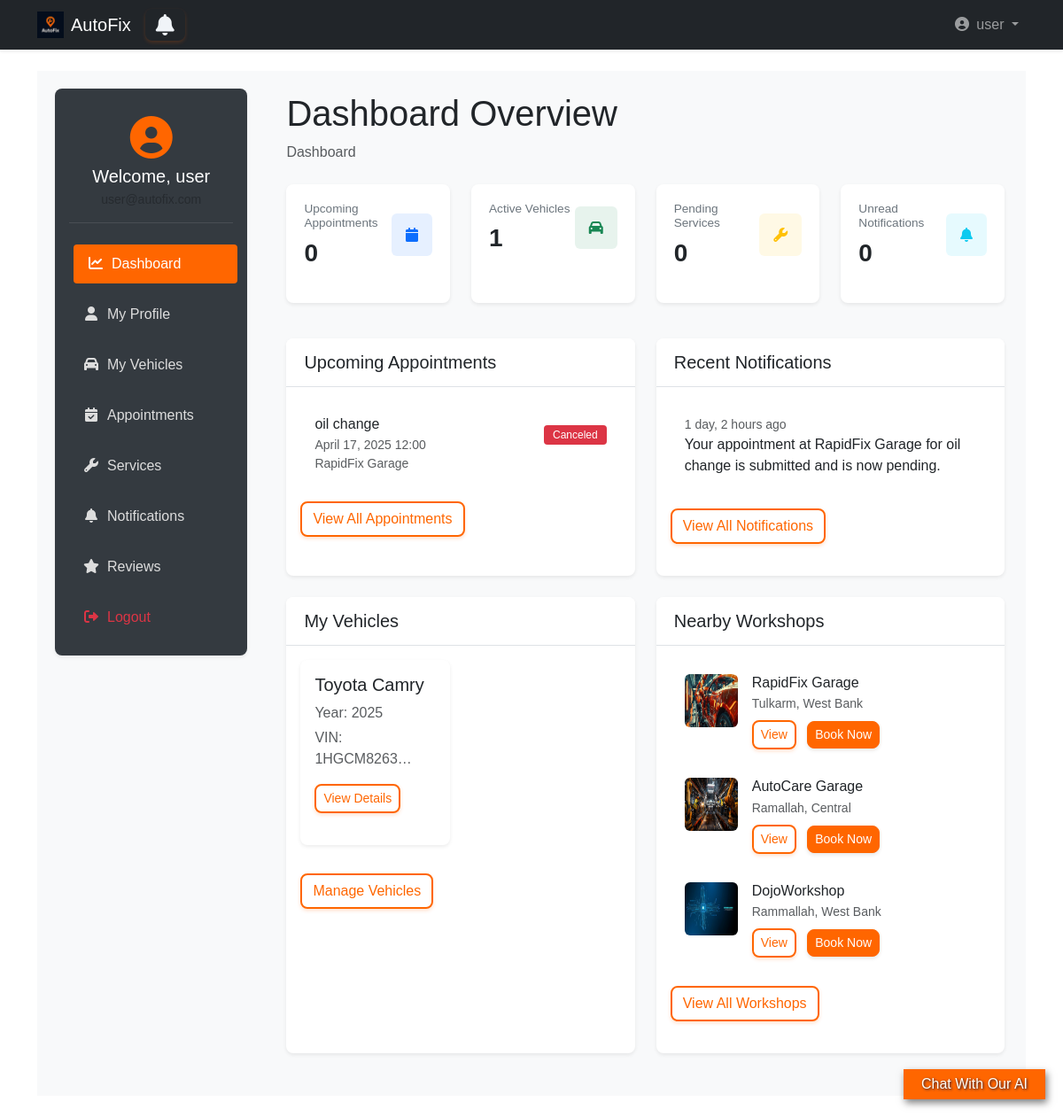
Before: /user_dashboard/user/dashboard/ (signed in) with the older database file.
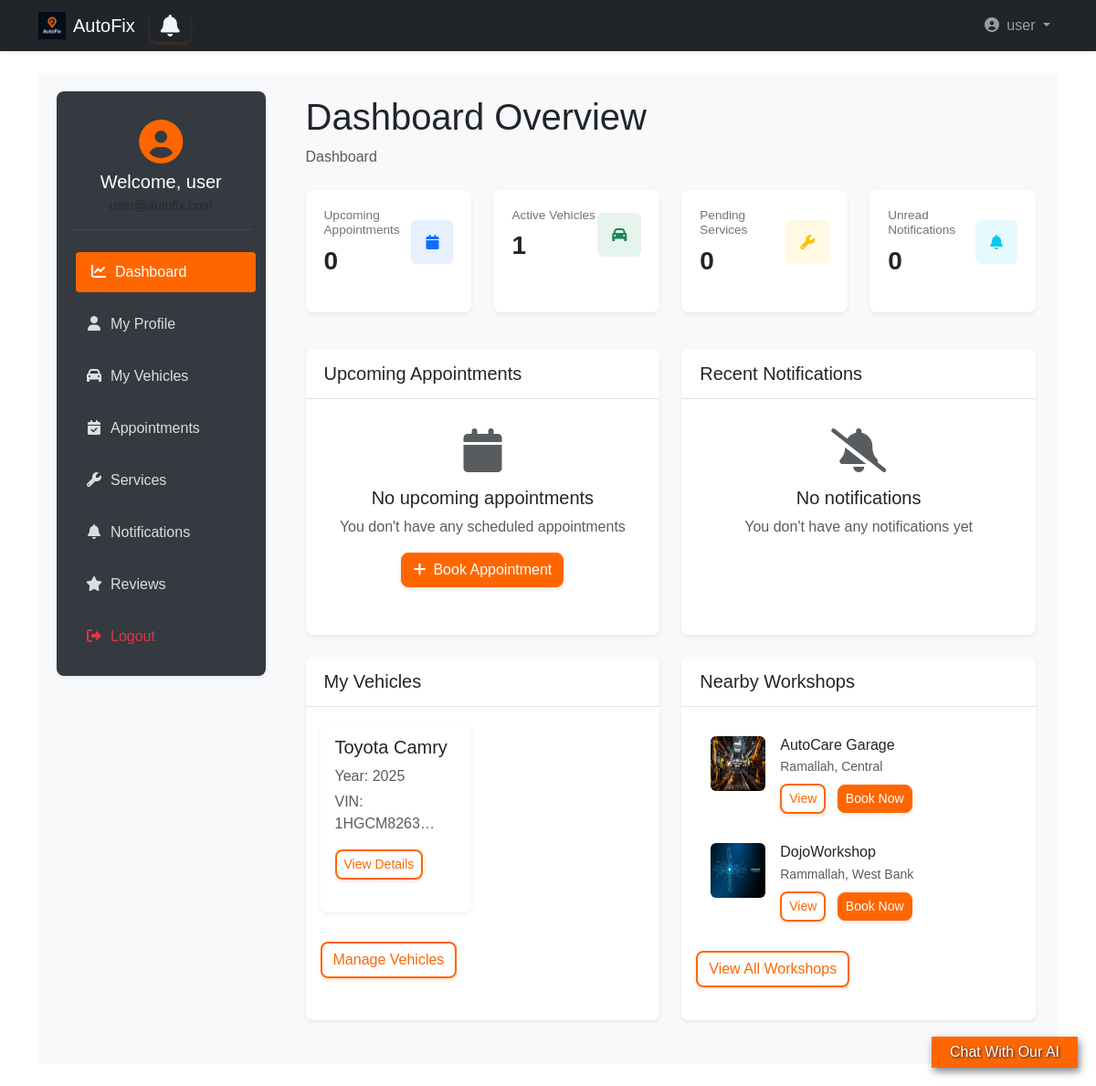
After: the same page with the newer database file.
### bookings/models.py (models this page shows, shortened)
class Booking(models.Model):
    STATUS_CHOICES = [
        ('pending', 'Pending'),
        ('confirmed', 'Confirmed'),
        ('completed', 'Completed'),
        ('canceled', 'Canceled'),
    ]
    user = models.ForeignKey(User, on_delete=models.CASCADE)
    car = models.ForeignKey(Car, on_delete=models.CASCADE, null=True, related_name='car_bookings')
    workshop = models.ForeignKey(Workshop, on_delete=models.CASCADE)
    service = models.ForeignKey(Service, on_delete=models.CASCADE, related_name='booking')
    appointment_date = models.DateTimeField()
    status = models.CharField(max_length=20, choices=STATUS_CHOICES, default='pending')
    created_at = models.DateTimeField(auto_now_add=True)
    objects = BookingManger()
    class Meta:
        ordering = ['-appointment_date']

class Notification(models.Model):
    user = models.ForeignKey(User, on_delete=models.CASCADE)
    message = models.CharField(max_length=255)  # Short message for the notification
    is_read = models.BooleanField(default=False)  # Whether the user has read the notification
    created_at = models.DateTimeField(auto_now_add=True)  # Timestamp when created
    booking = models.ForeignKey(Booking, on_delete=models.CASCADE, related_name='notifications')  # Link to a booking
    class Meta:
        ordering = ['-created_at']  # Order by newest first

### workshops/models.py (models this page shows, shortened)
class Service(models.Model):
    workshop = models.ForeignKey(Workshop, on_delete=models.CASCADE, related_name='services')
    name = models.CharField(max_length=255)
    price = models.DecimalField(max_digits=10, decimal_places=2)
    description = models.TextField(blank=True)
    duration = models.PositiveIntegerField(help_text="Duration in minutes")

class Workshop(models.Model):
    name = models.CharField(max_length=255)
    address = models.ForeignKey(Address, on_delete=models.CASCADE)
    phone = models.CharField(max_length=15)
    description = models.TextField(blank=True)
    image = models.ImageField(upload_to='workshops_images/', null=True, blank=True)
    owner = models.OneToOneField(User, on_delete=models.CASCADE, related_name="workshop", null=True)

### cars/models.py (models this page shows, shortened)
class Car(models.Model):
    user = models.ForeignKey(User, on_delete=models.CASCADE)
    make = models.CharField(max_length=255)
    model = models.CharField(max_length=255)
    year = models.IntegerField(null=True, blank=True)
    vin = models.CharField(max_length=17, unique=True)
    objects = CarManager()

### locations/models.py (models this page shows, shortened)
class Address(models.Model):
    street = models.CharField(max_length=255)
    city = models.CharField(max_length=255)
    region = models.CharField(max_length=255)
    country = models.CharField(max_length=255)
    postal_code = models.CharField(max_length=20)
    latitude = models.FloatField(blank=True, null=True)
    longitude = models.FloatField(blank=True, null=True)
    objects = AddressManager()
    class Meta:
        verbose_name_plural = "Addresses"

### user_dashboard/views.py (the view)
# urls.py: path('user_dashboard/', include('user_dashboard.urls')),
def user_dashboard(request):
    if request.user.is_authenticated and not ( request.user.is_workshop_owner or request.user.is_superuser ):
        upcoming_appointments = Booking.objects.filter(
           user=request.user,
           appointment_date__gte=datetime.date.today(),
           appointment_date__lte=datetime.date.today() + datetime.timedelta(days=30),
        ).order_by('appointment_date')[:5]
        recent_notifications = Notification.objects.filter(
           user=request.user,
        ).order_by('-created_at')[:5]
        user_cars = Car.objects.filter(user=request.user)
        nearby_workshops = Workshop.objects.all()[:3]
        stats = {
            'upcoming_appointments': Booking.objects.filter(
                user=request.user,
                appointment_date__gte=datetime.date.today(),
                status__in=['pending', 'confirmed']
             ).count(),
             'active_vehicles': user_cars.count(),
             'pending_services': 0,  # This would come from maintenance reminders
             'unread_notifications': Notification.objects.filter(
                user=request.user,
                is_read=False
              ).count()
        }
        context = {
            'upcoming_appointments': upcoming_appointments,
            'recent_notifications': recent_notifications,
            'user_cars': user_cars,
            'nearby_workshops': nearby_workshops,
            'stats': stats,
        }
        return render(request, 'user_dashboard/dashboard.html', context)
    return redirect('landing:main')

### accounts/models.py (called while the page is built)
    def get_short_name(self):
        return self.first_name

### templates/user_dashboard/dashboard.html (shortened to what the changed rows need)
{% extends 'base2.html' %}
{% load static bootstrap5 %}
{% block extra_css %}
<link rel="stylesheet" href="{% static 'css/user_dashboard.css' %}">
{% endblock %}
{% block content %}
<div class="wrapper d-flex">
    <main class="main-content flex-grow-1 p-4">
        <div class="dashboard-header mb-4">
            <h1>Dashboard Overview</h1>
        </div>
        <div class="row">
            <div class="col-lg-6 mb-4">
                <div class="card shadow-sm h-100">
                    <div class="card-body">
                        {% if upcoming_appointments %}
                            <div class="list-group">
                                {% for appointment in upcoming_appointments %}
                                <div class="list-group-item border-0 py-3">
                                    <div class="d-flex justify-content-between align-items-center">
                                        <div>
                                            <h6 class="mb-1">{{ appointment.service.name }}</h6>
                                            <small class="text-muted">{{ appointment.appointment_date|date:"F j, Y H:i" }}</small>
                                        </div>
                                        <span class="badge
                                            {% if appointment.status == 'confirmed' %}bg-primary
                                            {% elif appointment.status == 'pending' %}bg-warning text-dark
                                            {% elif appointment.status == 'completed' %}bg-secondary
                                            {% else %}bg-danger{% endif %}">
                                            {{ appointment.get_status_display }}
                                        </span>
                                    </div>
                                    <small class="text-muted">{{ appointment.workshop.name }}</small>
                                </div>
                                {% endfor %}
                            </div>
                            <a href="{% url 'user_dashboard:appointments' %}" class="btn btn-outline-primary mt-3">View All Appointments</a>
                        {% else %}
                            <div class="text-center py-3">
                                <i class="fas fa-calendar fa-3x text-muted mb-3"></i>
                                <h5>No upcoming appointments</h5>
                                <p class="text-muted">You don't have any scheduled appointments</p>
                                <a href="#" class="btn btn-warning" data-bs-toggle="modal" data-bs-target="#bookAppointmentModal">
                                    <i class="fas fa-plus me-2"></i>Book Appointment
                                </a>
                            </div>
                        {% endif %}
                    </div>
                </div>
            </div>
            <div class="col-lg-6 mb-4">
                <div class="card shadow-sm h-100">
                    <div class="card-body">
                        {% if recent_notifications %}
                            <div class="list-group">
                                {% for notification in recent_notifications %}
                                <div class="list-group-item border-0 py-3 {% if not notification.is_read %}bg-light{% endif %}">
                                    <div class="d-flex justify-content-between align-items-start">
                                        <div>
                                            <small class="text-muted">{{ notification.created_at|timesince }} ago</small>
                                            <p class="mb-1">{{ notification.message }}</p>
                                        </div>
                                    </div>
                                </div>
                                {% endfor %}
                            </div>
                            <a href="{% url 'user_dashboard:notifications' %}" class="btn btn-outline-primary mt-3">View All Notifications</a>
                        {% else %}
                            <div class="text-center py-3">
                                <i class="fas fa-bell-slash fa-3x text-muted mb-3"></i>
                                <h5>No notifications</h5>
                                <p class="text-muted">You don't have any notifications yet</p>
                            </div>
                        {% endif %}
                    </div>
                </div>
            </div>
        </div>
        <div class="row">
            <div class="col-lg-6 mb-4">
                <div class="card shadow-sm h-100">
                    <div class="card-body">
                        {% if user_cars %}
                            <div class="row">
                                {% for car in user_cars %}
                                <div class="col-md-6 mb-3">
                                    <div class="card h-100 shadow-sm">
                                        <div class="card-body">
                                            <h5 class="card-title">{{ car.make }} {{ car.model }}</h5>
                                            <p class="card-text text-muted mb-1">Year: {{ car.year }}</p>
                                            <p class="card-text text-muted">VIN: {{ car.vin|truncatechars:10 }}</p>
                                            <a href="{% url 'user_dashboard:vehicles' %}" class="btn btn-sm btn-outline-primary">View Details</a>
                                        </div>
                                    </div>
                                </div>
                                {% endfor %}
                            </div>
                        {% endif %}
                    </div>
                </div>
            </div>
            <div class="col-lg-6 mb-4">
                <div class="card shadow-sm h-100">
                    <div class="card-body">
                        {% if nearby_workshops %}
                            <div class="list-group">
                                {% for workshop in nearby_workshops %}
                                <div class="list-group-item border-0 py-3">
                                    <div class="d-flex">
                                        {% if workshop.image %}
                                        <img src="{{ workshop.image.url }}" class="rounded me-3" width="60" height="60" alt="{{ workshop.name }}">
                                        {% else %}
                                        <div class="rounded me-3 bg-secondary text-white d-flex align-items-center justify-content-center" style="width: 60px; height: 60px;">
                                            <i class="fas fa-wrench fa-2x"></i>
                                        </div>
                                        {% endif %}
                                        <div>
                                            <h6 class="mb-1">{{ workshop.name }}</h6>
                                            <small class="text-muted">{{ workshop.address.city }}, {{ workshop.address.region }}</small>
                                            <div class="mt-2">
                                                <a href="#" class="btn btn-sm btn-outline-primary me-2">View</a>
                                                <a href="#" class="btn btn-sm btn-warning">Book Now</a>
                                            </div>
                                        </div>
                                    </div>
                                </div>
                                {% endfor %}
                            </div>
                        {% else %}
                            <div class="text-center py-3">
                                <i class="fas fa-wrench fa-3x text-muted mb-3"></i>
                                <h5>No nearby workshops</h5>
                                <p class="text-muted">We couldn't find any workshops near you</p>
                            </div>
                        {% endif %}
                    </div>
                </div>
            </div>
        </div>
    </main>
</div>
{% endblock %}

Changed rows visible on the page:
removed Booking: service.name "oil change", appointment_date "April 17, 2025 12:00", status "Canceled", workshop.name "RapidFix Garage"
removed Notification: created_at "1 day, 2 hours", message "Your appointment at RapidFix Garage for oil change is submitted and is now pending."
removed Workshop: image (picture), name "RapidFix Garage", address.city "Tulkarm", address.region "West Bank"
Other visible differences:
text no longer shown: "View All Appointments View All Notifications"
text now shown: "No upcoming appointments You don't have any scheduled appointments Book Appointment No notifications You don't have any notifications yet"
